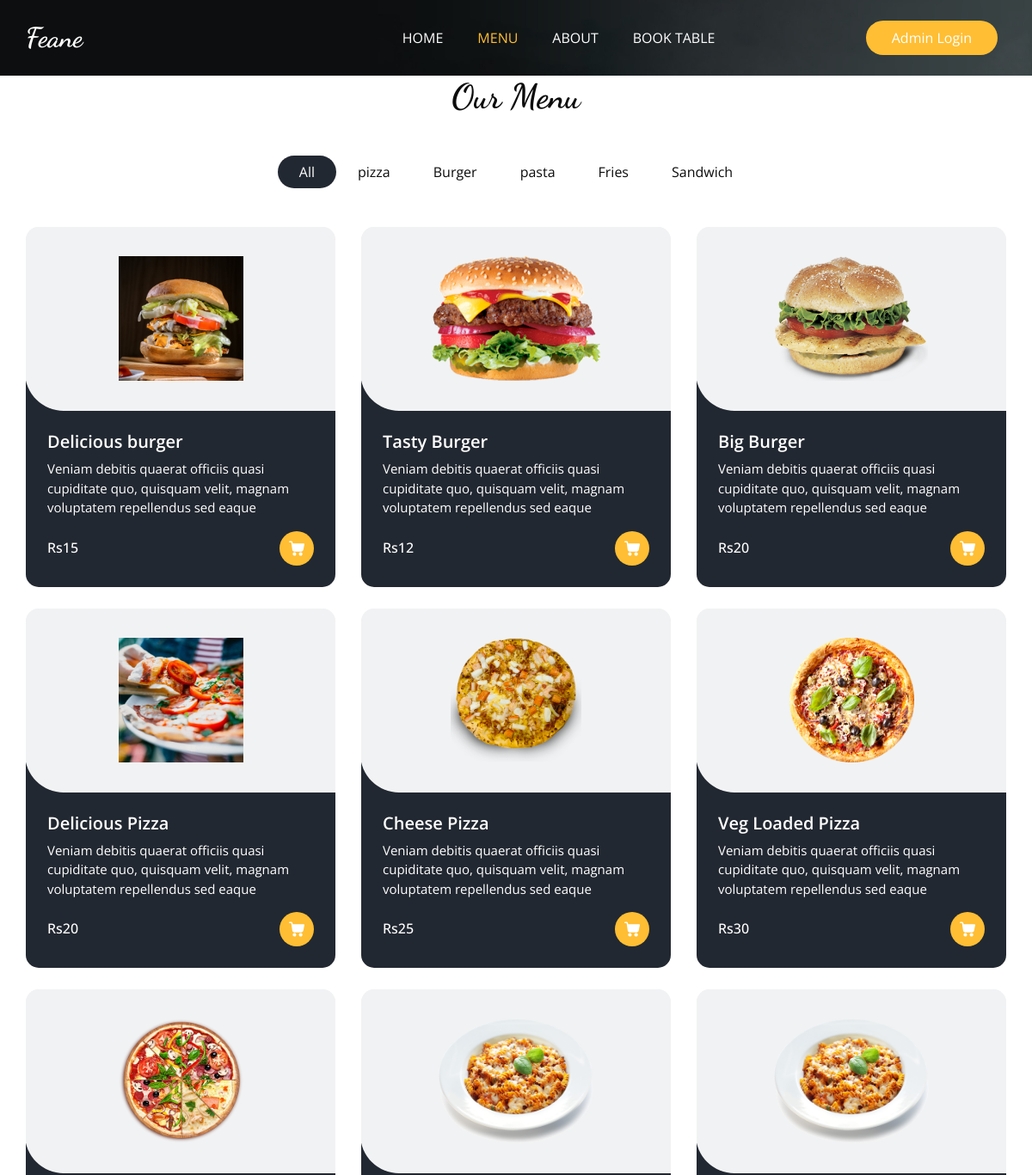
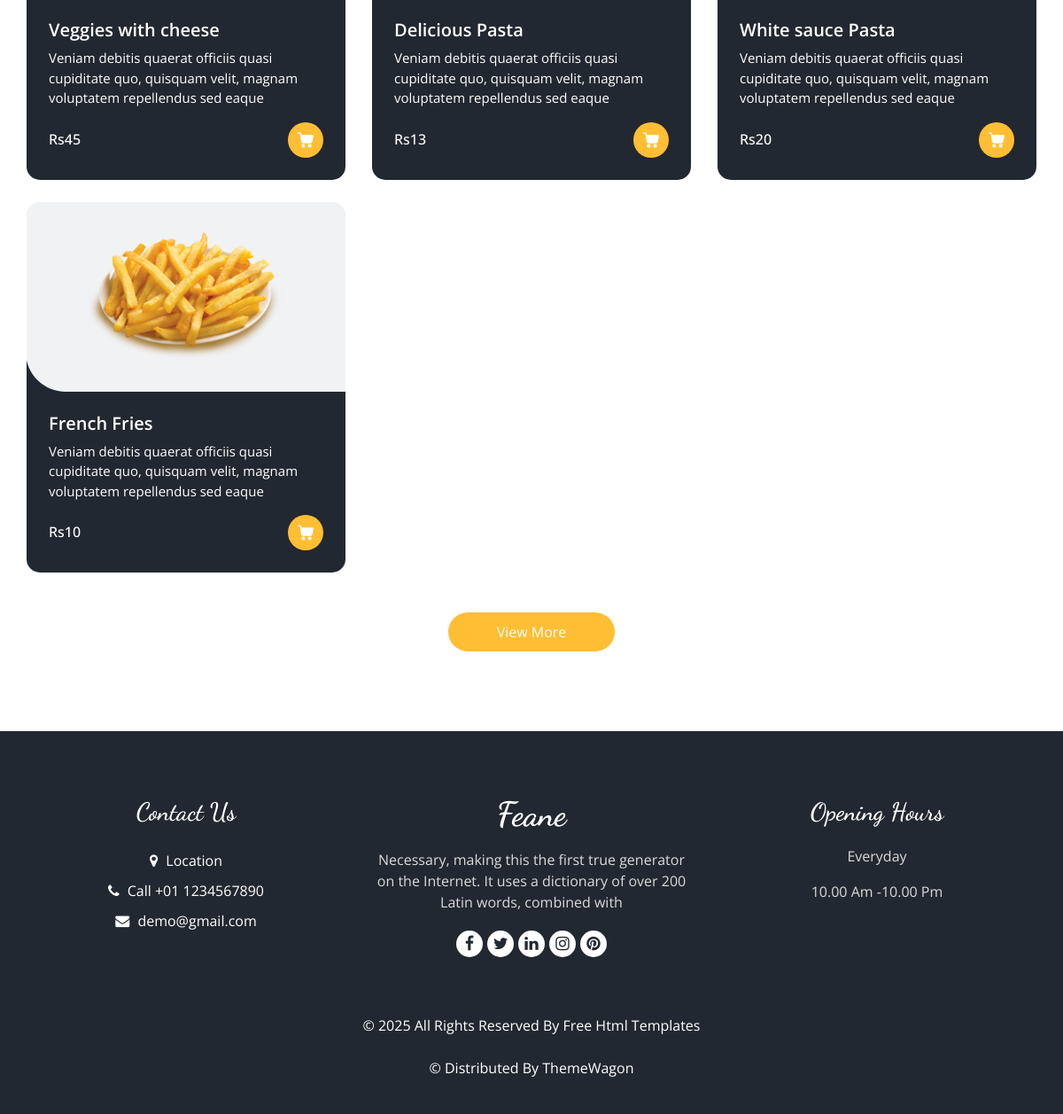
The page /menu on the database its author committed (2 pictures, top to bottom).
### Base_App/models.py (models this page shows, shortened)
class ItemList(models.Model):
    Category_name = models.CharField(max_length =15)
    def __str__(self):
        return self.Category_name

class Item(models.Model):
   Item_name = models.CharField(max_length =20)
   description = models.TextField(blank=False)
   Price = models.IntegerField()
   Category = models.ForeignKey(ItemList, related_name='Name', on_delete=models.CASCADE)
   Image = models.ImageField(upload_to='item/')

### Base_App/views.py (the view)
# urls.py: path('menu',MenuView,name="Menu"),
def MenuView(request):
  item = Item.objects.all()
  list = ItemList.objects.all()
  return render(request,'menu.html',{'item':item, 'list':list})

### Template/menu.html (shortened to what this page needs)
{% extends "base.html" %}
{% block menu_status %}active{% endblock menu_status %}
{% block class %}class="sub_page"{% endblock class %}
{% block main %}
  <section class="food_section layout_padding-bottom">
    <div class="container">
      <div class="heading_container heading_center">
        <h2>
          Our Menu
        </h2>
      </div>
      <ul class="filters_menu">
        <li class="active" data-filter="*">All</li>
        {% for i in list  %}
        <li data-filter=".{{i.Category_name}}">{{i.Category_name}}</li>
        {% endfor %}
      </ul>
      <div class="filters-content">
        <div class="row grid">
          {% for j in item  %}
          <div class="col-sm-6 col-lg-4 all {{j.Category}}" >
            <div class="box">
              <div>
                <div class="img-box">
                  <img src="/media/{{j.Image}}" alt="{{j.Image}}">
                </div>
                <div class="detail-box">
                  <h5>
                   {{j.Item_name}}
                  </h5>
                  <p>
                    {{j.description}}
                  </p>
                  <div class="options">
                    <h6>
                      Rs{{j.Price}}
                    </h6>
                    <a href="">
                    </a>
                  </div>
                </div>
              </div>
            </div>
          </div>
          {% endfor %}
        </div>
      </div>
      <div class="btn-box">
        <a href="">
          View More
        </a>
      </div>
    </div>
  </section>
{% endblock main %}

### Template/base.html (shortened to what this page needs)
<!DOCTYPE html>
<html>
{% load static %}
<head>
  <link rel="stylesheet" type="text/css" href=" {% static 'css/bootstrap.css' %}" />
  <link rel="stylesheet" type="text/css" href="https://cdnjs.cloudflare.com/ajax/libs/OwlCarousel2/2.3.4/assets/owl.carousel.min.css" />
  <link rel="stylesheet" href="https://cdnjs.cloudflare.com/ajax/libs/jquery-nice-select/1.1.0/css/nice-select.min.css" />
  <link href="{% static 'css/font-awesome.min.css' %} " rel="stylesheet" />
  <link href="{% static 'css/style.css' %}" rel="stylesheet" />
  <link href="{% static 'css/responsive.css' %}" rel="stylesheet" />
</head>
<body {% block class %}{% endblock class %}>
  <div class="hero_area">
    <div class="bg-box">
      <img src="{% static 'images/hero-bg.jpg' %}" alt="">
    </div>
    <header class="header_section">
      <div class="container">
        <nav class="navbar navbar-expand-lg custom_nav-container ">
          <a class="navbar-brand" href="{% url "Home" %}">
            <span>
              Feane
            </span>
          </a>
          <div class="collapse navbar-collapse" id="navbarSupportedContent">
            <ul class="navbar-nav  mx-auto ">
              <li class="nav-item {% block home_status %}{% endblock home_status %}">
                <a class="nav-link" href="{% url "Home" %}">Home <span class="sr-only">(current)</span></a>
              </li>
              <li class="nav-item {% block menu_status %}{% endblock menu_status %}">
                <a class="nav-link" href="{% url "Menu" %}">Menu</a>
              </li>
              <li class="nav-item {% block about_status %}{% endblock about_status %}">
                <a class="nav-link" href="{% url "About" %}">About</a>
              </li>
              <li class="nav-item {% block Book_Table_status %}{% endblock Book_Table_status %}">
                <a class="nav-link" href="{% url "Book_Table" %}">Book Table</a>
              </li>
            </ul>
            <div class="user_option">
              <a href="/admin" class="order_online">
                Admin Login
              </a>
            </div>
          </div>
        </nav>
      </div>
    </header>
  </div>
 {% block main %} {% endblock main %}
  <footer class="footer_section">
    <div class="container">
      <div class="row">
        <div class="col-md-4 footer-col">
          <div class="footer_contact">
            <h4>
              Contact Us
            </h4>
            <div class="contact_link_box">
              <a href="">
                <i class="fa fa-map-marker" aria-hidden="true"></i>
                <span>
                  Location
                </span>
              </a>
              <a href="">
                <i class="fa fa-phone" aria-hidden="true"></i>
                <span>
                  Call +01 1234567890
                </span>
              </a>
              <a href="">
                <i class="fa fa-envelope" aria-hidden="true"></i>
                <span>
                  demo@gmail.com
                </span>
              </a>
            </div>
          </div>
        </div>
        <div class="col-md-4 footer-col">
          <div class="footer_detail">
            <a href="" class="footer-logo">
              Feane
            </a>
            <p>
              Necessary, making this the first true generator on the Internet. It uses a dictionary of over 200 Latin words, combined with
            </p>
            <div class="footer_social">
              <a href="">
                <i class="fa fa-facebook" aria-hidden="true"></i>
              </a>
              <a href="">
                <i class="fa fa-twitter" aria-hidden="true"></i>
              </a>
              <a href="">
                <i class="fa fa-linkedin" aria-hidden="true"></i>
              </a>
              <a href="">
                <i class="fa fa-instagram" aria-hidden="true"></i>
              </a>
              <a href="">
                <i class="fa fa-pinterest" aria-hidden="true"></i>
              </a>
            </div>
          </div>
        </div>
        <div class="col-md-4 footer-col">
          <h4>
            Opening Hours
          </h4>
          <p>
            Everyday
          </p>
          <p>
            10.00 Am -10.00 Pm
          </p>
        </div>
      </div>
      <div class="footer-info">
        <p>
          &copy; <span id="displayYear"></span> All Rights Reserved By
          <a href="https://html.design/">Free Html Templates</a><br><br>
          &copy;  Distributed By
          <a href="https://themewagon.com/" target="_blank">ThemeWagon</a>
        </p>
      </div>
    </div>
  </footer>
</body>
</html>

### static/css/responsive.css (style rules this page uses)
@media (min-width: 1200px) { .container { max-width: 1170px; } }

### rows shown on the page
ItemList: Category_name "pizza"
ItemList: Category_name "Burger"
ItemList: Category_name "pasta"
ItemList: Category_name "Fries"
ItemList: Category_name "Sandwich"
Item: Image (picture), Item_name "Delicious burger", description "Veniam debitis quaerat officiis quasi cupiditate quo, quisquam velit, magnam voluptatem repellendus sed eaque", Price "15"
Item: Image (picture), Item_name "Tasty Burger", description "Veniam debitis quaerat officiis quasi cupiditate quo, quisquam velit, magnam voluptatem repellendus sed eaque", Price "12"
Item: Image (picture), Item_name "Big Burger", description "Veniam debitis quaerat officiis quasi cupiditate quo, quisquam velit, magnam voluptatem repellendus sed eaque", Price "20"
Item: Image (picture), Item_name "Delicious Pizza", description "Veniam debitis quaerat officiis quasi cupiditate quo, quisquam velit, magnam voluptatem repellendus sed eaque", Price "20"
Item: Image (picture), Item_name "Cheese Pizza", description "Veniam debitis quaerat officiis quasi cupiditate quo, quisquam velit, magnam voluptatem repellendus sed eaque", Price "25"
Item: Image (picture), Item_name "Veg Loaded Pizza", description "Veniam debitis quaerat officiis quasi cupiditate quo, quisquam velit, magnam voluptatem repellendus sed eaque", Price "30"
Item: Image (picture), Item_name "Veggies with cheese", description "Veniam debitis quaerat officiis quasi cupiditate quo, quisquam velit, magnam voluptatem repellendus sed eaque", Price "45"
Item: Image (picture), Item_name "Delicious Pasta", description "Veniam debitis quaerat officiis quasi cupiditate quo, quisquam velit, magnam voluptatem repellendus sed eaque", Price "13"
Item: Image (picture), Item_name "White sauce Pasta", description "Veniam debitis quaerat officiis quasi cupiditate quo, quisquam velit, magnam voluptatem repellendus sed eaque", Price "20"
Item: Image (picture), Item_name "French Fries", description "Veniam debitis quaerat officiis quasi cupiditate quo, quisquam velit, magnam voluptatem repellendus sed eaque", Price "10"
